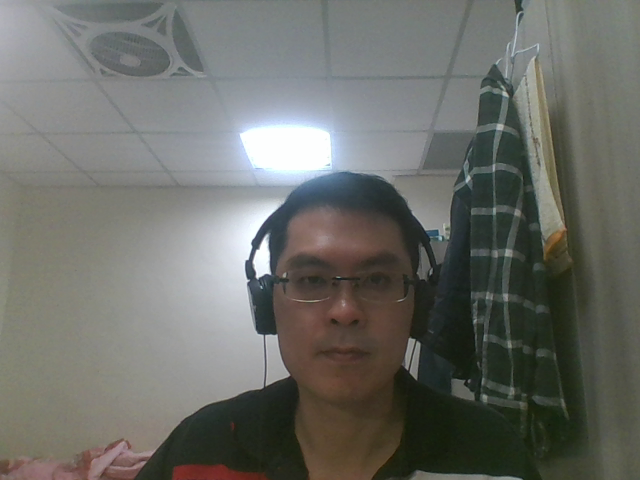
#> input picture image.png, 640 x 480 px, given in place of the camera
$ python FaceCapture.py   (Python 2 division)   (older library calls are emulated)
#> lines starting #> are read from the running program, lines starting #| are printed output that depends on the picture
import cv2

cascPath = "haarcascade_frontalface_default.xml"
faceCascade = cv2.CascadeClassifier(cascPath)

video_capture = cv2.VideoCapture(0)
inx = 0

while True:
    ret, frame = video_capture.read()
#> frame is the input picture: shape (480, 640, 3); mean B, G, R 103.7, 109, 107.8

    gray = cv2.cvtColor(frame, cv2.COLOR_BGR2GRAY)
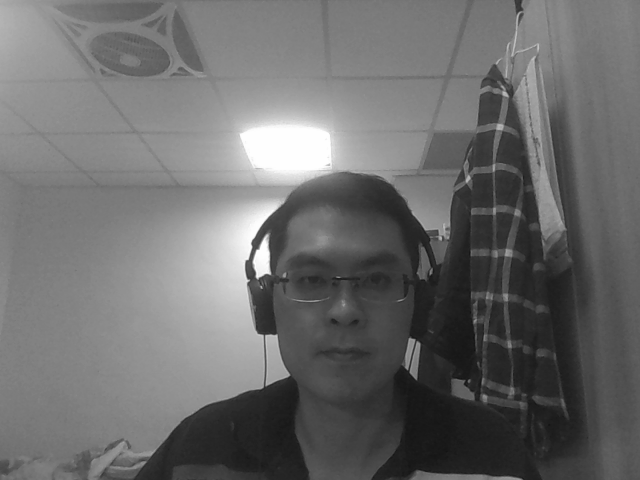
#> gray: shape (480, 640); min 17, max 254, mean 108.1

    faces = faceCascade.detectMultiScale(
        gray,
        scaleFactor=1.2,
        minNeighbors=5,
        minSize=(30, 30),
        flags=cv2.cv.CV_HAAR_SCALE_IMAGE
    )
#> faces = [[263, 221, 166, 166]]

    # Draw a rectangle around the faces
    for (x, y, w, h) in faces:
        head = gray[y:y + h, x:x + w]
        # head = cv2.resize(head, (92/ w, 112/h), interpolation=cv2.INTER_CUBIC)
        sX = 92.0 / w
        sY = 112.0 / w
        head = cv2.resize(head, None, fx=sX, fy=sY, interpolation=cv2.INTER_CUBIC)
#> this loop made 1 pass
#> (x, y, w, h, sX, sY) on pass 1: (263, 221, 166, 166, 0.554, 0.675)
#> pass 1, `head = gray[y:y + h, x:x + w]`:
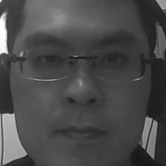
#> head: shape (166, 166); min 23, max 254, mean 74.5
#> pass 1, `head = cv2.resize(head, None, fx=sX, fy=sY, interpolation=cv2.INTER_CU..`:
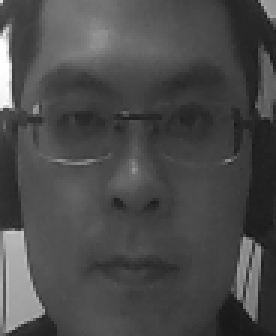
#> head: shape (112, 92) (shown 3 times larger); min 22, max 255, mean 74.5
        # cv2.rectangle(frame, (x, y), (x + w, y + h), (0, 255, 0), 2)
        # print "X: %d Y: %d W: %d, H: %d" % (x, y, w, h)

    # Display the resulting frame
    cv2.imshow('Video', frame)
    # head = cv2.equalizeHist(head)
    cv2.imshow('Clip', head)
    cv2.moveWindow('Video', 0, 0)
    cv2.moveWindow('Clip', 700, 0)
    k = cv2.waitKey(1) & 0xFF
#> (key q is pressed here)
    if k == ord('q'):
        break
    elif k == ord('s'):
        fileName = './faces/' + str(inx) + '.pgm'
        print fileName
        cv2.imwrite(fileName, head)
        inx += 1

# When everything is done, release the capture
video_capture.release()
cv2.destroyAllWindows()
